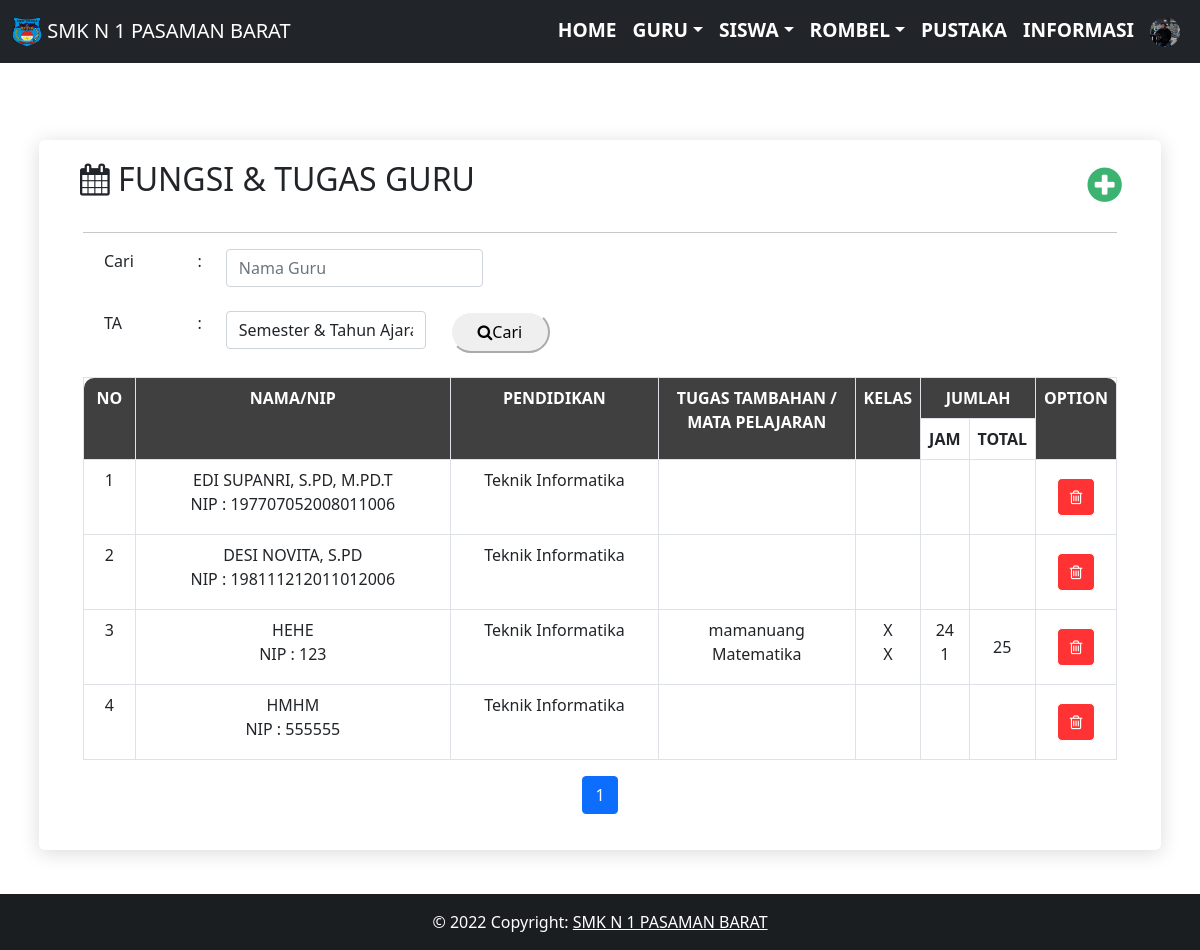
/operator/guru/fungsi_tugas_guru.php (signed in), run on the app's committed database.
### tables this page shows
CREATE TABLE `biodata_sekolah` (
  `id_biodata_sekolah` int(11) NOT NULL,
  `nama_sekolah` varchar(120) NOT NULL,
  `alamat_sekolah` varchar(120) NOT NULL,
  `photo_sekolah` varchar(120) NOT NULL,
  `email_sekolah` varchar(120) NOT NULL,
  `telepon_sekolah` int(11) NOT NULL
);

CREATE TABLE `biodata_guru` (
  `id_guru` int(11) NOT NULL,
  `nip_guru` varchar(18) NOT NULL,
  `nama_guru` varchar(60) NOT NULL,
  `jenis_kelamin_guru` varchar(3) NOT NULL,
  `tgl_lahir_guru` date NOT NULL,
  `alamat_guru` varchar(120) NOT NULL,
  `pendidikan_guru` varchar(60) NOT NULL,
  `status_guru` varchar(30) NOT NULL,
  `jabatan_guru` varchar(60) NOT NULL,
  `telepon_guru` varchar(15) NOT NULL,
  `foto_guru` varchar(120) NOT NULL,
  `username` varchar(60) NOT NULL,
  `password` varchar(60) NOT NULL
);

CREATE TABLE `mapel` (
  `id_mapel` int(11) NOT NULL,
  `nama_mapel` varchar(120) NOT NULL,
  `kosentrasi` int(11) NOT NULL
);

### operator/guru/fungsi_tugas_guru.php (the view, shortened to what the rows shown need)
<?php
include '../../db/koneksi.php';
include '../../layout/header.php';
?>
<div id="content" style="margin-top:60px;">
  <div class="regular-page-area section-padding-20">
    <div class="container">
      <div class="row justify-content-center">
        <div class="col-12">
          <div class="details-content">
            <div class="container">
              <div class="row">
                <div class="col">
                  <h2 id="xs" ><i class="icon-calendar"></i> FUNGSI & TUGAS GURU </h2>
                </div>
                <div class="col-lg-2" style="text-align: right;margin-right: 5%;">
                  <a  href="http://localhost/smkn_1_pasaman/absensi/operator/guru/tambah_fungsi_tugas_guru" style=""><h1 id="xs" ><i class="icon-plus-sign" style="color:mediumseagreen;"></i> </h1></a>
                </div>
              </div>
            </div>
            <div id="myDiv" class="container-fluid">
              <br>
              <div class="row-fluid">
                <div class="span12">
                  <div class="widget-box">
                    <div class="widget-title">
                     <table class="table table-bordered">
                      <thead>
                        <tr>
                          <th rowspan="2" class="text-center" style="width:5%;background-color: #404040; color:white;border-radius: 10px 0 0 0 ;">NO</th>
                          <th rowspan="2" class="text-center" style="background-color: #404040; color:white;">NAMA/NIP</th>
                          <th rowspan="2" class="text-center" style="background-color: #404040; color:white;">PENDIDIKAN</th>
                          <th rowspan="2"class="text-center" style="background-color: #404040; color:white;">TUGAS TAMBAHAN / <br>MATA PELAJARAN</th>
                          <th rowspan="2" class="text-center" style="width: 5%;background-color: #404040; color:white;">KELAS</th>
                          <th rowspan="1" colspan="2" class="text-center" style="width: 5%;background-color: #404040; color:white;" >JUMLAH</th>
                          <th rowspan="2" class="text-center" style="width: 10%;background-color: #404040; color:white;border-radius: 0 10px 0 0 ;"colspan="2">OPTION</th>
                        </tr>
                        <tr>
                          <th>JAM</th>
                          <th>TOTAL</th>
                        </tr>
                      </thead>
                      <tbody>
                        <?php
                        $batas = 10;
                        $halaman = @$_GET['halaman'];
                        if(empty($halaman)){
                          $posisi     = 0;
                        }
                        else{
                          $posisi = ($halaman-1) * $batas;
                        }
                        if ($posisi !=0) {
                        $no = $posisi;
                        }else{
                          $no=1;
                        }
                        if (isset($_GET['nama_guru'])) {
                          if ($_GET['nama_guru']!='') {
                            $queryDataGuru = mysqli_query($konek,"SELECT * FROM biodata_guru WHERE nama_guru like '%".$_GET['nama_guru']."%' limit $posisi,$batas");
                          }else{
                            $queryDataGuru = mysqli_query($konek,"SELECT * FROM biodata_guru limit $posisi,$batas");
                          }
                        }else{
                          $queryDataGuru = mysqli_query($konek,"SELECT * FROM biodata_guru limit $posisi,$batas");
                        }
                        while($dataGuru=mysqli_fetch_array($queryDataGuru)){
                          if ($dataGuru['status_guru']!="admin") {
                            ?>
                            <?php
                            if (isset($_GET['ta'])) {
                              if ($_GET['ta']!='') {
                                $queryDataJamMengajar = mysqli_query($konek,"SELECT * FROM jadwal_mengajar WHERE guru=".$dataGuru['id_guru']." AND ta=".$_GET['ta']);
                              }else{
                                $queryDataJamMengajar = mysqli_query($konek,"SELECT * FROM jadwal_mengajar WHERE guru=".$dataGuru['id_guru']);
                              }
                            }else{
                              $queryDataJamMengajar = mysqli_query($konek,"SELECT * FROM jadwal_mengajar WHERE guru=".$dataGuru['id_guru']);
                            }
                            $arrayMapel = array();
                            $arrayKelas = array();
                            while($dataJamMengajar = mysqli_fetch_array($queryDataJamMengajar)){
                              $arrayMapel[$dataJamMengajar['mapel']."-".$dataJamMengajar['kelas']]= $dataJamMengajar['mapel'];
                              $arrayKelas[$dataJamMengajar['mapel']."-".$dataJamMengajar['kelas']]= $dataJamMengajar['kelas'];
                            }
                            ?>
                            <?php
                            if (isset($_GET['ta'])) {
                              if ($_GET['ta']!='') {
                                $queryTugasTambahan = mysqli_query($konek,"SELECT * FROM tugas_tambahan WHERE guru=".$dataGuru['id_guru']." AND ta=".$_GET['ta']);
                              }else{
                                $queryTugasTambahan = mysqli_query($konek,"SELECT * FROM tugas_tambahan WHERE guru=".$dataGuru['id_guru']);
                              }
                            }else{
                              $queryTugasTambahan = mysqli_query($konek,"SELECT * FROM tugas_tambahan WHERE guru=".$dataGuru['id_guru']);
                            }
                            $arrayTugasTambahan = array();
                            $arrayKelasTugasTambahan = array();
                            $arrayJamTugasTambahan = array();
                            while($dataTugasTambahan = mysqli_fetch_array($queryTugasTambahan)){
                              $arrayTugasTambahan[]= $dataTugasTambahan['nama_tugas_tambahan'];
                              $arrayKelasTugasTambahan[]= $dataTugasTambahan['kelas_tugas_tambahan'];
                              $arrayJamTugasTambahan[]= $dataTugasTambahan['jam_tugas_tambahan'];
                            }
                            ?>
                            <tr>
                              <td class="text-center"><?php echo $no;?></td>
                              <td class="text-center"><?php echo strtoupper($dataGuru['nama_guru']);?> <br> NIP : <?php echo $dataGuru['nip_guru'];?> </td>
                              <td class="text-center"><?php echo $dataGuru['pendidikan_guru'];?></td>
                              <td class="text-center">
                                <?php
                                foreach($arrayTugasTambahan as $key=>$value)
                                {
                                  echo $value."<br>";
                                }
                                ?>
                                <?php
                                $arrm = array();
                                foreach($arrayMapel as $key=>$value)
                                {
                                  $queryDataMapel = mysqli_query($konek,"SELECT * FROM mapel WHERE id_mapel=".$value);
                                  while ($dataMapel = mysqli_fetch_array($queryDataMapel)) {
                                    echo $dataMapel['nama_mapel']."<br>";
                                  }
                                  $arrm[] = $value;
                                }
                                ?>
                                <td class="text-center">
                                  <?php
                                foreach($arrayKelasTugasTambahan as $key=>$value)
                                {
                                  echo $value."<br>";
                                }
                                ?>
                                  <?php
                                  $arrk = array();
                                  foreach($arrayKelas as $key=>$value)
                                  {
                                    echo $value."<br>";
                                    $arrk[] = $value;
                                  }
                                ?></td>
                                <td class="text-center">
                                  <?php
                                  $total = 0;
                                  foreach($arrayJamTugasTambahan as $key=>$value)
                                {
                                  echo $value."<br>";
                                  $total +=$value;
                                }
                                  for ($i=0; $i < sizeof($arrm); $i++) {
                                    $queryJumlahJamMengajar = mysqli_query($konek,"SELECT COUNT(*) AS JumlahJam FROM jadwal_mengajar WHERE guru=".$dataGuru['id_guru']." AND kelas='".$arrk[$i]."'"." AND mapel=".$arrm[$i]);
                                    if($queryJumlahJamMengajar != null){
                                      while($dataJumlahJam = mysqli_fetch_array($queryJumlahJamMengajar)){
                                        echo $dataJumlahJam['JumlahJam']."<br>";
                                        $total+=$dataJumlahJam['JumlahJam'];
                                      }
                                    }
                                  }
                                  ?>
                                </td>
                                <td  style="text-align: center;
                                vertical-align: middle;;">
                                <?php if ($total != 0) {
                                  echo $total;
                                } ?>
                              </td>
                           <td class="text-center" style="width:5%;"><form action="../proses.php?hapus=guru" method="post" class="form-container" style="margin:10px" autocomplete="false">
                            <button class="btn" type="submit" style=" border-color: white;border-radius: 5px; background-color: #ff3333;"><i class="icon-trash" style="color:white;"></i> </button>
                          </form></td>
                            </tr>
                            <?php
                            $no++;}}
                            ?>
                      </tbody>
                    </table>
                  </div>
                </div>
              </div>
            </div>
          </div>
        </div>
      </div>
    </div>
  </div>
</div>
</div>

### layout/header.php (shortened to what the rows shown need)
<?php
$query=mysqli_query($konek,"SELECT * FROM biodata_sekolah");
$data=mysqli_fetch_array($query);
?>
<!DOCTYPE html>
<html lang="en">
<head>
  <link rel="stylesheet" href="http://localhost/smkn_1_pasaman/absensi/assets/css/bootstrap.min.css" />
  <link rel="stylesheet" href="http://localhost/smkn_1_pasaman/absensi/assets/css/bootstrap-responsive.min.css" />
  <link href="http://localhost/smkn_1_pasaman/absensi/assets/font-awesome/css/font-awesome.css" rel="stylesheet" />
  <link rel="stylesheet" href="http://localhost/smkn_1_pasaman/absensi/assets/css/custom/style.css">
</head>
<body>
  <nav id="nav" class="navbar fixed-top navbar-expand-lg navbar-dark bg-dark">
    <div class="container-fluid">
      <a class="navbar-brand" href="#"><img src="http://localhost/smkn_1_pasaman/absensi/assets/image/<?PHP echo $data['photo_sekolah'] ?>" alt="" width="30" height="30" class="d-inline-block align-text-top"> SMK N 1 PASAMAN BARAT</a>
      </div>
    </nav>
  </body>
  </html>

### data on the page
biodata_sekolah: photo_sekolah (picture)
biodata_guru: nama_guru "EDI SUPANRI, S.PD, M.PD.T", nip_guru "197707052008011006", pendidikan_guru "Teknik Informatika"
biodata_guru: nama_guru "DESI NOVITA, S.PD", nip_guru "198111212011012006", pendidikan_guru "Teknik Informatika"
biodata_guru: nama_guru "HEHE", nip_guru "123", pendidikan_guru "Teknik Informatika", value "mamanuang", value "X", value "24", JumlahJam "1", total "25"
mapel: nama_mapel "Matematika"
biodata_guru: nama_guru "HMHM", nip_guru "555555", pendidikan_guru "Teknik Informatika"
